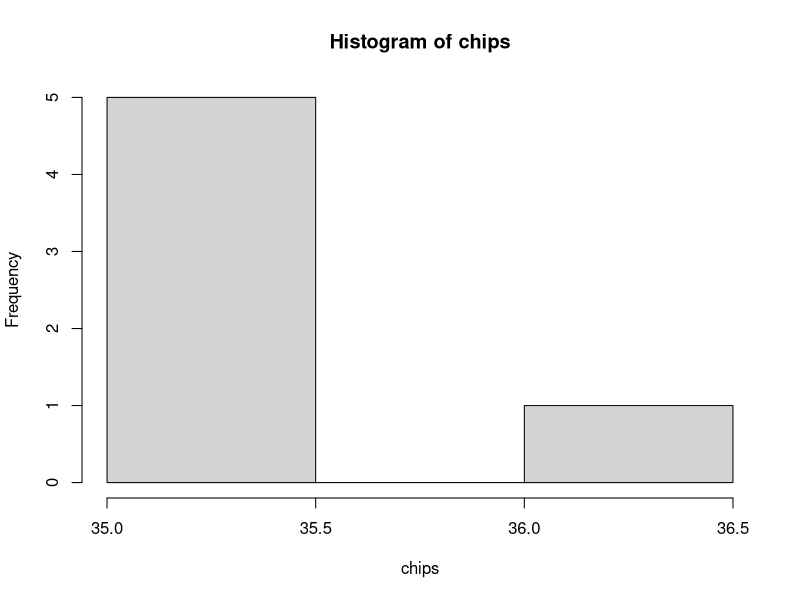

The R source for this figure:
## ---- chunk 1
pnorm(0.1, mean=0.093, sd=sqrt(0.093*(1-0.093)/522), lower.tail=FALSE)
## ---- chunk 2
2*pnorm(4.484,mean=0,sd=1,lower.tail=FALSE)
## ---- chunk 3
2*pnorm(-2.692,mean=0,sd=1,lower.tail=TRUE)
## ---- chunk 4
2*pt(-1.454,df=111,lower.tail=TRUE)
## ---- chunk 5
chips = c(35.5, 35.3, 35.1, 36.4, 35.4, 35.5)
## ---- chunk 6
hist(chips)
## ---- chunk 7
pt(0.726, df=5, lower.tail=TRUE)
